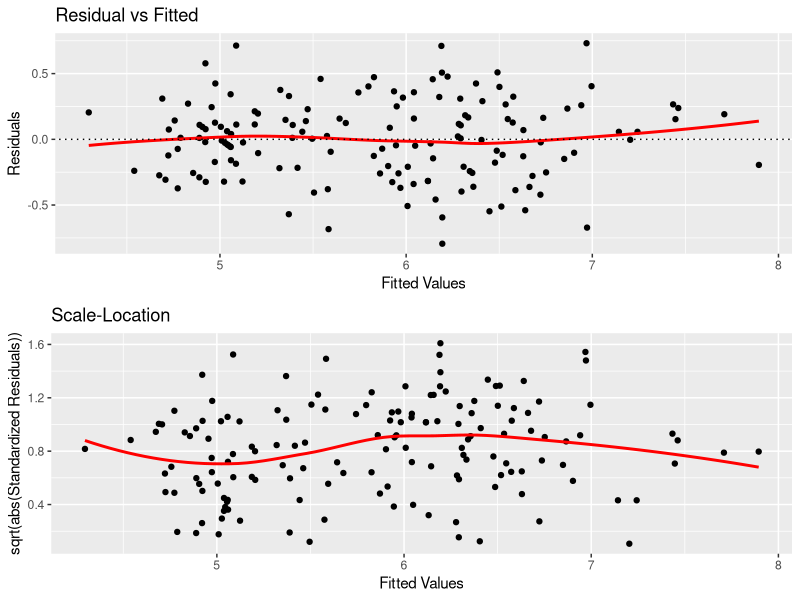

Generate this figure with R:
library(ggplot2)
library(gridExtra)
#install.packages("gridExtra")

# linreg ------------------------------------------------------------------
data <- iris
formula <-
    Sepal.Length ~ Species + Sepal.Width + Petal.Length + Petal.Width
#formula <- Petal.Length ~ Species

linreg <- function(formula, data) {
    # Define matrix
    X <- model.matrix(formula, data)
    
    # extract the dependant variable from data set
    dep_name <- all.vars(expr = formula)[1]
    y <- (data[, dep_name])
    
    # calculated the predicted values for beta parameter vector
    beta_hat <- solve((t(X) %*% X)) %*% t(X) %*% y
    # colnames(beta_hat) <- "Reg_Coef"
    
    # find the fitted values of y using beta_hat
    y_hat <- X %*% beta_hat
    
    # find the residual values
    e_hat <- y - y_hat
    
    # degrees of freedom
    n <- nrow(X) # number of observations
    p <- ncol(X) # number of parameters
    
    df <- n - p
    
    # residual variance
    sigma_hat <- as.numeric((t(e_hat) %*% e_hat) / df)
    var_beta_hat <- sigma_hat * solve((t(X) %*% X))
    
    #The t-values for each coefficient
    t_value <- beta_hat / sqrt(diag(var_beta_hat))
    p_value <- pt(t_value, df = df)
    
    # Build RC-class
    output <- setRefClass(
        "linreg",
        fields = list(
            f_formula = "formula",
            reg_coef = "matrix",
            fitted_values = "matrix",
            resid = "matrix",
            df = "numeric",
            var_resid = "numeric",
            p_value = "matrix",
            t_value = "matrix",
            var_res_coef = "matrix"
            #sd_res_coef = "numeric"
        ),
        methods = list(
            # Build linreg print function
            print.linreg <<- function(result) {
                return(
                    list(
                        Formula_call = result$f_formula,
                        Regression_Coefficients = result$reg_coef
                    )
                )
            },
            # Build linreg plot function
            plot.linreg <<- function(result) {
                plot_df <- data.frame(
                    resid = result$resid,
                    fitted_values = result$fitted_values,
                    y = y
                )
                p1 <-
                    ggplot(data = plot_df, aes(x = fitted_values, y = resid)) +
                    geom_point() +
                    geom_smooth(method = "loess",
                                color = "red",
                                se = FALSE) +
                    geom_abline(slope = 0,
                                intercept = 0,
                                linetype = "dotted") +
                    ggtitle("Residual vs Fitted") +
                    ylab("Residuals") +
                    xlab("Fitted Values")
                
                p2 <- ggplot(data = plot_df,
                             aes(x = fitted_values, y = sqrt(abs((resid - mean(resid)) / sqrt(result$var_resid)
                             )))) +
                    geom_point() +
                    geom_smooth(method = "loess",
                                color = "red",
                                se = FALSE) +
                    ggtitle("Scale-Location") +
                    ylab("sqrt(abs(Standardized Residuals))") +
                    xlab("Fitted Values")
                
                return(grid.arrange(p1, p2))
            },
            # Build linreg resid print function
            resid.linreg <<- function(result) {
                return(list(Residuals = result$resid))
            },
            # Build linreg pred print function
            pred.linreg <<- function(result) {
                return(list(Fitted_Values = result$fitted_values))
            },
            # Build linreg coef print function
            coef.linreg <<- function(result) {
                vector <- as.vector(result$reg_coef)
                vect_names <-  rownames(result$reg_coef)
                names(vector) <-  vect_names
                return(vector)
            },
            # Build linreg summary print function
            summary.linreg <<- function(result) {
                coef_mx <- as.matrix(cbind(
                    result$reg_coef,
                    round(sqrt(diag(
                        result$var_res_coef
                    )), 3),
                    round(result$t_value, 3),
                    round(result$p_value, 3)
                ))
                colnames(coef_mx) <-
                    c("Estimate", "Sd. Error", "T-value", "P-value")
                text <-
                    return(
                        list(
                            Formula = result$f_formula,
                            Residuals = c(
                                Min = min(result$resid),
                                quantile(result$resid, .25),
                                Median = median(result$resid),
                                quantile(result$resid, .75),
                                Max = max(result$resid)
                            ),
                            Coefficients = coef_mx,
                            Evaluation = c(
                                paste(
                                    "Residual standard error: ",
                                    round(sqrt(result$var_resid), 4),
                                    " on ",
                                    result$df,
                                    " degrees of freedom"
                                )
                            )
                        )
                    )
            }
        )
    )
    
    # Results
    result <- output(
        f_formula = formula,
        reg_coef = beta_hat,
        fitted_values = y_hat,
        resid = e_hat,
        df = df,
        var_resid = sigma_hat,
        p_value = p_value,
        t_value = t_value,
        var_res_coef = var_beta_hat
    )
    return(result)
}
eval <- linreg(formula, iris)


summary(eval)
plot(eval)
print(eval)
coef(eval)

# formula <- cyl ~ hp + mpg
# eval <- linreg(formula, mtcars)

# lin <- lm(formula, iris)
# plot(lin)
#summary(lin)
# table(iris$Species)
